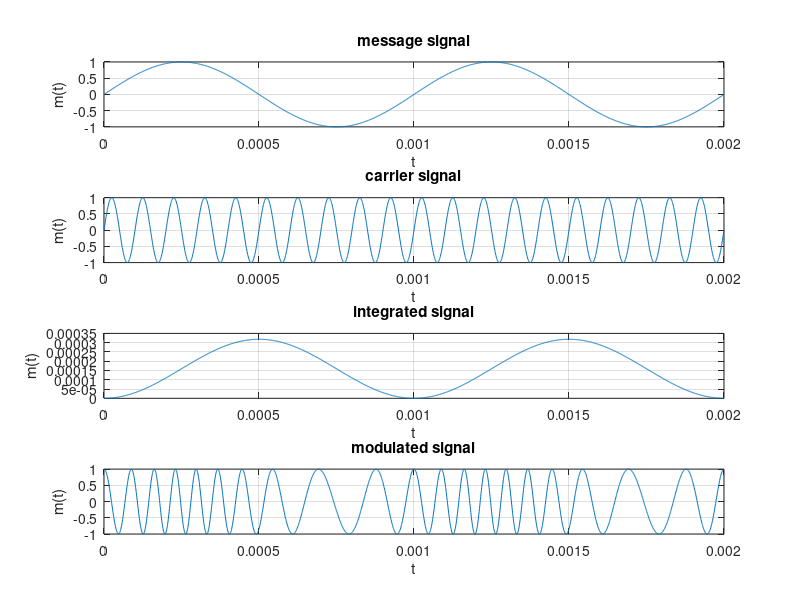

Here is the MATLAB script that generated this plot:
clc;

Am = 1;
Ac = 1;
fm =1000;
fc = 10^7;

T = 1/fm;
t = (0:T/999:2*T);
kf = 2*pi*5000;

% message signal
figure();
subplot(411);
mt = Am*sin(2*pi*fm*t);
plot(t,mt);
xlabel("t");
ylabel("m(t)");
title("message signal");
grid on;

% carrier signal
subplot(412);
mt = Ac*sin(2*pi*fc*t);
plot(t,mt);
xlabel("t");
ylabel("m(t)");
title("carrier signal");
grid on;

% modulated signal
subplot(413);
imt = Am*(1-cos(2*pi*fm*t))/(2*pi*fm);
plot(t,imt);
xlabel("t");
ylabel("m(t)");
title("integrated signal");
grid on;

% FM signal
subplot(414);
fm = Ac*cos(2*pi*fc*t + kf*imt);
plot(t,fm);
xlabel("t");
ylabel("m(t)");
title("modulated signal");
grid on;


